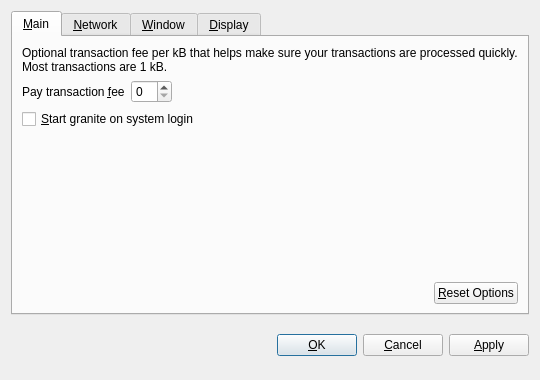
<?xml version="1.0" encoding="UTF-8"?>
<ui version="4.0">
 <class>OptionsDialog</class>
 <widget class="QDialog" name="OptionsDialog">
  <property name="geometry">
   <rect>
    <x>0</x>
    <y>0</y>
    <width>540</width>
    <height>380</height>
   </rect>
  </property>
  <property name="windowTitle">
   <string>Options</string>
  </property>
  <property name="modal">
   <bool>true</bool>
  </property>
  <layout class="QVBoxLayout" name="verticalLayout">
   <item>
    <widget class="QTabWidget" name="tabWidget">
     <property name="tabPosition">
      <enum>QTabWidget::North</enum>
     </property>
     <property name="currentIndex">
      <number>0</number>
     </property>
     <widget class="QWidget" name="tabMain">
      <attribute name="title">
       <string>&amp;Main</string>
      </attribute>
      <layout class="QVBoxLayout" name="verticalLayout_Main">
       <item>
        <widget class="QLabel" name="transactionFeeInfoLabel">
         <property name="text">
          <string>Optional transaction fee per kB that helps make sure your transactions are processed quickly. Most transactions are 1 kB.</string>
         </property>
         <property name="textFormat">
          <enum>Qt::PlainText</enum>
         </property>
         <property name="wordWrap">
          <bool>true</bool>
         </property>
        </widget>
       </item>
       <item>
        <layout class="QHBoxLayout" name="horizontalLayout_1_Main">
         <item>
          <widget class="QLabel" name="transactionFeeLabel">
           <property name="text">
            <string>Pay transaction &amp;fee</string>
           </property>
           <property name="textFormat">
            <enum>Qt::PlainText</enum>
           </property>
           <property name="buddy">
            <cstring>transactionFee</cstring>
           </property>
          </widget>
         </item>
         <item>
          <widget class="BitcoinAmountField" name="transactionFee"/>
         </item>
         <item>
          <spacer name="horizontalSpacer_1_Main">
           <property name="orientation">
            <enum>Qt::Horizontal</enum>
           </property>
           <property name="sizeHint" stdset="0">
            <size>
             <width>40</width>
             <height>20</height>
            </size>
           </property>
          </spacer>
         </item>
        </layout>
       </item>
       <item>
        <widget class="QCheckBox" name="bitcoinAtStartup">
         <property name="toolTip">
          <string>Automatically start granite after logging in to the system.</string>
         </property>
         <property name="text">
          <string>&amp;Start granite on system login</string>
         </property>
        </widget>
       </item>
       <item>
        <spacer name="verticalSpacer_Main">
         <property name="orientation">
          <enum>Qt::Vertical</enum>
         </property>
         <property name="sizeHint" stdset="0">
          <size>
           <width>20</width>
           <height>40</height>
          </size>
         </property>
        </spacer>
       </item>
       <item>
        <layout class="QHBoxLayout" name="horizontalLayout_2_Main">
         <item>
          <spacer name="horizontalSpacer_2_Main">
           <property name="orientation">
            <enum>Qt::Horizontal</enum>
           </property>
           <property name="sizeHint" stdset="0">
            <size>
             <width>40</width>
             <height>20</height>
            </size>
           </property>
          </spacer>
         </item>
         <item>
          <widget class="QPushButton" name="resetButton">
           <property name="toolTip">
            <string>Reset all client options to default.</string>
           </property>
           <property name="text">
            <string>&amp;Reset Options</string>
           </property>
           <property name="autoDefault">
            <bool>false</bool>
           </property>
          </widget>
         </item>
        </layout>
       </item>
      </layout>
     </widget>
     <widget class="QWidget" name="tabNetwork">
      <attribute name="title">
       <string>&amp;Network</string>
      </attribute>
      <layout class="QVBoxLayout" name="verticalLayout_Network">
       <item>
        <widget class="QCheckBox" name="mapPortUpnp">
         <property name="toolTip">
          <string>Automatically open the granite client port on the router. This only works when your router supports UPnP and it is enabled.</string>
         </property>
         <property name="text">
          <string>Map port using &amp;UPnP</string>
         </property>
        </widget>
       </item>
       <item>
        <widget class="QCheckBox" name="connectSocks">
         <property name="toolTip">
          <string>Connect to the granite network through a SOCKS proxy (e.g. when connecting through Tor).</string>
         </property>
         <property name="text">
          <string>&amp;Connect through SOCKS proxy:</string>
         </property>
        </widget>
       </item>
       <item>
        <layout class="QHBoxLayout" name="horizontalLayout_Network">
         <item>
          <widget class="QLabel" name="proxyIpLabel">
           <property name="text">
            <string>Proxy &amp;IP:</string>
           </property>
           <property name="textFormat">
            <enum>Qt::PlainText</enum>
           </property>
           <property name="buddy">
            <cstring>proxyIp</cstring>
           </property>
          </widget>
         </item>
         <item>
          <widget class="QValidatedLineEdit" name="proxyIp">
           <property name="maximumSize">
            <size>
             <width>140</width>
             <height>16777215</height>
            </size>
           </property>
           <property name="toolTip">
            <string>IP address of the proxy (e.g. 127.0.0.1)</string>
           </property>
          </widget>
         </item>
         <item>
          <widget class="QLabel" name="proxyPortLabel">
           <property name="text">
            <string>&amp;Port:</string>
           </property>
           <property name="textFormat">
            <enum>Qt::PlainText</enum>
           </property>
           <property name="buddy">
            <cstring>proxyPort</cstring>
           </property>
          </widget>
         </item>
         <item>
          <widget class="QLineEdit" name="proxyPort">
           <property name="maximumSize">
            <size>
             <width>55</width>
             <height>16777215</height>
            </size>
           </property>
           <property name="toolTip">
            <string>Port of the proxy (e.g. 9050)</string>
           </property>
          </widget>
         </item>
         <item>
          <widget class="QLabel" name="socksVersionLabel">
           <property name="text">
            <string>SOCKS &amp;Version:</string>
           </property>
           <property name="textFormat">
            <enum>Qt::PlainText</enum>
           </property>
           <property name="buddy">
            <cstring>socksVersion</cstring>
           </property>
          </widget>
         </item>
         <item>
          <widget class="QValueComboBox" name="socksVersion">
           <property name="toolTip">
            <string>SOCKS version of the proxy (e.g. 5)</string>
           </property>
          </widget>
         </item>
         <item>
          <spacer name="horizontalSpacer_Network">
           <property name="orientation">
            <enum>Qt::Horizontal</enum>
           </property>
           <property name="sizeHint" stdset="0">
            <size>
             <width>40</width>
             <height>20</height>
            </size>
           </property>
          </spacer>
         </item>
        </layout>
       </item>
       <item>
        <spacer name="verticalSpacer_Network">
         <property name="orientation">
          <enum>Qt::Vertical</enum>
         </property>
         <property name="sizeHint" stdset="0">
          <size>
           <width>20</width>
           <height>40</height>
          </size>
         </property>
        </spacer>
       </item>
      </layout>
     </widget>
     <widget class="QWidget" name="tabWindow">
      <attribute name="title">
       <string>&amp;Window</string>
      </attribute>
      <layout class="QVBoxLayout" name="verticalLayout_Window">
       <item>
        <widget class="QCheckBox" name="minimizeToTray">
         <property name="toolTip">
          <string>Show only a tray icon after minimizing the window.</string>
         </property>
         <property name="text">
          <string>&amp;Minimize to the tray instead of the taskbar</string>
         </property>
        </widget>
       </item>
       <item>
        <widget class="QCheckBox" name="minimizeOnClose">
         <property name="toolTip">
          <string>Minimize instead of exit the application when the window is closed. When this option is enabled, the application will be closed only after selecting Quit in the menu.</string>
         </property>
         <property name="text">
          <string>M&amp;inimize on close</string>
         </property>
        </widget>
       </item>
       <item>
        <spacer name="verticalSpacer_Window">
         <property name="orientation">
          <enum>Qt::Vertical</enum>
         </property>
         <property name="sizeHint" stdset="0">
          <size>
           <width>20</width>
           <height>40</height>
          </size>
         </property>
        </spacer>
       </item>
      </layout>
     </widget>
     <widget class="QWidget" name="tabDisplay">
      <attribute name="title">
       <string>&amp;Display</string>
      </attribute>
      <layout class="QVBoxLayout" name="verticalLayout_Display">
       <item>
        <layout class="QHBoxLayout" name="horizontalLayout_1_Display">
         <item>
          <widget class="QLabel" name="langLabel">
           <property name="text">
            <string>User Interface &amp;language:</string>
           </property>
           <property name="textFormat">
            <enum>Qt::PlainText</enum>
           </property>
           <property name="buddy">
            <cstring>lang</cstring>
           </property>
          </widget>
         </item>
         <item>
          <widget class="QValueComboBox" name="lang">
           <property name="toolTip">
            <string>The user interface language can be set here. This setting will take effect after restarting granite.</string>
           </property>
          </widget>
         </item>
        </layout>
       </item>
       <item>
        <layout class="QHBoxLayout" name="horizontalLayout_2_Display">
         <item>
          <widget class="QLabel" name="unitLabel">
           <property name="text">
            <string>&amp;Unit to show amounts in:</string>
           </property>
           <property name="textFormat">
            <enum>Qt::PlainText</enum>
           </property>
           <property name="buddy">
            <cstring>unit</cstring>
           </property>
          </widget>
         </item>
         <item>
          <widget class="QValueComboBox" name="unit">
           <property name="toolTip">
            <string>Choose the default subdivision unit to show in the interface and when sending coins.</string>
           </property>
          </widget>
         </item>
        </layout>
       </item>
       <item>
        <widget class="QCheckBox" name="displayAddresses">
         <property name="toolTip">
          <string>Whether to show granite addresses in the transaction list or not.</string>
         </property>
         <property name="text">
          <string>&amp;Display addresses in transaction list</string>
         </property>
        </widget>
       </item>
       <item>
        <widget class="QCheckBox" name="coinControlFeatures">
         <property name="toolTip">
          <string>Whether to show coin control features or not.</string>
         </property>
         <property name="text">
          <string>Display coin &amp;control features (experts only!)</string>
         </property>
        </widget>
       </item>
       <item>
        <spacer name="verticalSpacer_Display">
         <property name="orientation">
          <enum>Qt::Vertical</enum>
         </property>
         <property name="sizeHint" stdset="0">
          <size>
           <width>20</width>
           <height>40</height>
          </size>
         </property>
        </spacer>
       </item>
      </layout>
     </widget>
    </widget>
   </item>
   <item>
    <layout class="QHBoxLayout" name="horizontalLayout_Buttons">
     <item>
      <spacer name="horizontalSpacer_1">
       <property name="orientation">
        <enum>Qt::Horizontal</enum>
       </property>
       <property name="sizeHint" stdset="0">
        <size>
         <width>40</width>
         <height>48</height>
        </size>
       </property>
      </spacer>
     </item>
     <item>
      <widget class="QLabel" name="statusLabel">
       <property name="font">
        <font>
         <weight>75</weight>
         <bold>true</bold>
        </font>
       </property>
       <property name="text">
        <string/>
       </property>
       <property name="textFormat">
        <enum>Qt::PlainText</enum>
       </property>
       <property name="wordWrap">
        <bool>true</bool>
       </property>
      </widget>
     </item>
     <item>
      <spacer name="horizontalSpacer_2">
       <property name="orientation">
        <enum>Qt::Horizontal</enum>
       </property>
       <property name="sizeHint" stdset="0">
        <size>
         <width>40</width>
         <height>48</height>
        </size>
       </property>
      </spacer>
     </item>
     <item>
      <widget class="QPushButton" name="okButton">
       <property name="text">
        <string>&amp;OK</string>
       </property>
      </widget>
     </item>
     <item>
      <widget class="QPushButton" name="cancelButton">
       <property name="text">
        <string>&amp;Cancel</string>
       </property>
       <property name="autoDefault">
        <bool>false</bool>
       </property>
      </widget>
     </item>
     <item>
      <widget class="QPushButton" name="applyButton">
       <property name="text">
        <string>&amp;Apply</string>
       </property>
       <property name="autoDefault">
        <bool>false</bool>
       </property>
      </widget>
     </item>
    </layout>
   </item>
  </layout>
 </widget>
 <customwidgets>
  <customwidget>
   <class>BitcoinAmountField</class>
   <extends>QSpinBox</extends>
   <header>bitcoinamountfield.h</header>
  </customwidget>
  <customwidget>
   <class>QValueComboBox</class>
   <extends>QComboBox</extends>
   <header>qvaluecombobox.h</header>
  </customwidget>
  <customwidget>
   <class>QValidatedLineEdit</class>
   <extends>QLineEdit</extends>
   <header>qvalidatedlineedit.h</header>
  </customwidget>
 </customwidgets>
 <resources/>
 <connections/>
</ui>
